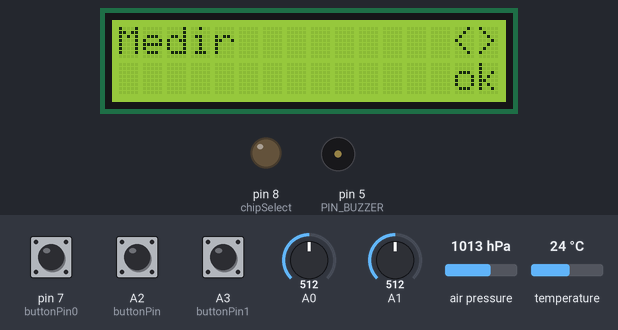
A sketch run on a simulated Arduino Uno, built with avr-gcc and run on an emulated ATmega328P. On the bench: 16×2 character LCD, output pins drawn as LEDs (lit = HIGH), buzzer (waves = sounding). The test bench sets the inputs (shaded band); at power-on: A2 (buttonPin) LOW, pin 7 (buttonPin0) LOW, A0 = 512, A1 = 512, A3 (buttonPin1) LOW, air pressure 1013 hPa, temperature 24 °C. The local clock reads 2024-03-15 10:24:30 at power-on unless the sketch sets it; storage starts empty.

Above: at 1.3 s.
1.4 s: A2 (buttonPin) pulled HIGH for 0.15 s
At 2.4 s:
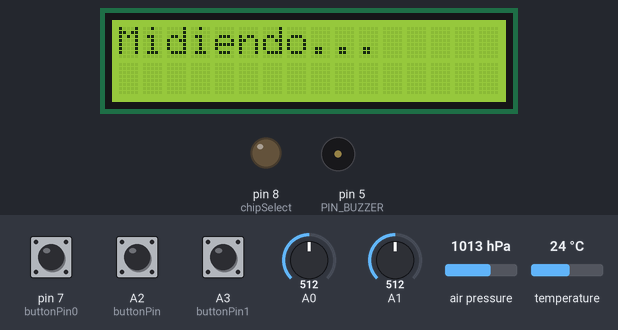
At 17.4 s:
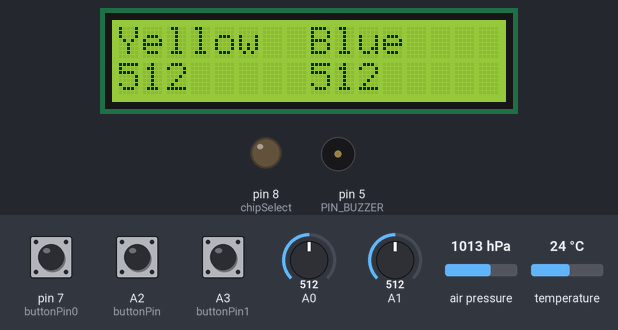
Timing chart, 0 to 18.3 s (numbered marks = the images above; inputs shaded):
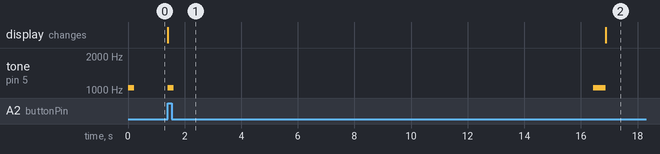

Measured:
- after the input at 1.4 s, tone on pin 5 (PIN_BUZZER): silent → 1046 Hz at once, → silent 0.22 s later, → 1046 Hz 14.8 s later, → silent 0.44 s later; the display: changes at once (image 1)

The sketch:

fotometro.ino
```cpp
// (licence header left out)
// The user can associate an ID with the prototype that is printed in each output line
#define ID 1

// Import libraries for peripherals
#include <LiquidCrystal.h> //The Arduino LiquidCrystal library
#include <SD.h> //SD library
#include <Time.h> //Time library
#include <Wire.h> //I2C library
#include <DS1307RTC.h> // RTC Library
#include <Adafruit_BMP085.h> // Adafruit's BMP085 library
#include <SPI.h> // SPI comunication library


// Initialize LCD screen
LiquidCrystal lcd(9, 10, 6, 4, 3, 2);


// Associate the buttons to arduino pins
const int buttonPin = A2;
const int buttonPin0 = 7;
const int buttonPin1 = A3;

const int chipSelect = 8;  // Datalogger pin configuration. For our model its value is fixed to 8

#define PIN_BUZZER 5  // Buzzer pin

#define TIEMPO_MEDICION 15000  // sampling time in millis

#define SEA_LEVEL_PRESSURE 101500  // Sea level prssure


// Initialize buttons
int buttonState = 0;
int buttonState0 = 0;
int buttonState1 = 0;

// Initialize file and buffer for writing
String data = "";  // Buffer for the output line
File dataFile;

// Initialize BMP085
Adafruit_BMP085 bmp;  //call to BMP 085 sensor


// Init routine ------------------------------------------------------------------
void setup()
{

  inicioBuzzer();  // Buzzer

  // Welcome screen
  lcd.begin(16, 2);
  lcd.setCursor(3,0);
  lcd.print("Fotometro");
  lcd.setCursor(2, 1);
  lcd.print("FCFM Uchile");

  setSyncProvider(RTC.get);   // Start the time object from the RTC

  // If the time does not work, an error will be displayed
  if(timeStatus()!= timeSet) {
    lcd.clear();
    lcd.home();
    lcd.print("RTC Error");
  }

  pinMode(chipSelect, OUTPUT);  // Setup Olimex-MCI datalogger

  // Init input pins
  pinMode(buttonPin, INPUT);
  pinMode(buttonPin0, INPUT);
  pinMode(buttonPin1, INPUT);

  /* Check if the SD card is present and can be initialized.
   * It it isn't working the instrument plays an error sound
   * and stops execution */
  if (!SD.begin(chipSelect)) {
    lcd.clear();//SD validation
    lcd.home();
    lcd.print("SD card Error");
    errorSD();
  }

  // If the output file does not exist, create one with header
  if(!SD.exists("DATALOG.csv")){
    File dataFile = SD.open("DATALOG.csv", FILE_WRITE);
    dataFile.println("Year,Month,Day,Hour,Minute,Second,Sens_yellow_nm,Sens_blue_nm,Temperature_C,Pressure_Pa,Altitude_m,ID");
    dataFile.close();
  }

  /* Check if the BMP 085 or 180 is present. It it isn't, print an
   * error and stop execution */
  if (!bmp.begin()) {
    lcd.clear();
    lcd.home();
    lcd.print("BMP Error");
    while (1) {
    }
  }

  // Init succesfull! Show main menu.
  lcd.clear();
  lcd.home();
  lcd.print("Medir");
  lcd.setCursor(14, 0);
  lcd.print("<>");
  lcd.setCursor(14, 1);
  lcd.print("ok");

}


// Body of the program ------------------------------------------------------------------

void loop() {

  buttonState = digitalRead(buttonPin);
  buttonState0 = digitalRead(buttonPin0);
  buttonState1 = digitalRead(buttonPin1);


  /* MEASUREMENT ROUTINE -----------------------------------------------------------------
   * If buttonPin is pushed, the photometer will begin the measurement routine
   * It samples output voltages from the LED sensor board and saves the maximum value
   * registered in TIEMPO_MEDICION sampling time */

  if (buttonState == HIGH) {

    // Emits a sound a change display to measurement state
    inicioBuzzer();
    lcd.clear();
    lcd.home();
    lcd.print("Midiendo...");

    // Open output file
    File dataFile = SD.open("DATALOG.csv", FILE_WRITE);


    if (dataFile) {

      // Print date to output file
      data += String(year()) + "," + String(month()) + "," + String(day()) + ",";
      data += String(hour()) + "," + String(minute()) + "," + String(second()) + ",";
      dataFile.print(data);
      data = "";

      // Init measurement storage variables (sensX stores current maximum and sensBuffX stores instantaneous measurement)
      int sens1 = 0;
      int sensBuff1 = 0;
      int sens2 = 0;
      int sensBuff2 = 0;

      long inicio = millis();  // Time of sampling start

      // Iterates measurements for TIEMPO_MEDICION milliseconds and stores the maximum voltage for each sensor channel
      while((millis() - inicio) < TIEMPO_MEDICION) {

        sensBuff1 = analogRead(A0);
        sensBuff2 = analogRead(A1);

        sens1 = ( sens1 < sensBuff1 ) ? sensBuff1 : sens1 ;
        sens2 = ( sens2 < sensBuff2 ) ? sensBuff2 : sens2 ;
      }

      // Register the maximum for each channel in the output file
      data =  String(sens1) + "," + String(sens2) + ",";
      dataFile.print(data);

      // Read the temperature, pressure and altitude from the BMP sensor and write these in the output file
      data = "";
      data =  doubleToString(bmp.readTemperature()) + ",";
      data += doubleToString(bmp.readPressure()) + ",";
      dataFile.print(data);

      data = "";
      data = doubleToString(bmp.readAltitude(SEA_LEVEL_PRESSURE)) + "," + ID;
      dataFile.println(data);
      data = "";

      // Close output file, play the sound for a complete measurement
      dataFile.close();
      finBuzzer();

      // Print the registered max voltage
      lcd.clear();
      lcd.home();
      lcd.print("Yellow");
      lcd.setCursor(8, 0);
      lcd.print("Blue");
      lcd.setCursor(0, 1);
      lcd.print("  ");
      lcd.setCursor(0, 1);
      lcd.print(sens1);
      lcd.print("  ");
      lcd.setCursor(8, 1);
      lcd.print(sens2);

      // Wait for another buttonPin press to return to the main screen
      while(!digitalRead(buttonPin)) {
      }

      delay(500);  // Pause before returning to the main screen
    }

    // If the file cannot be open, display an error:
    else {
      lcd.clear();
      lcd.home();
      lcd.println("TXT error");
    }

  // Reset screen to the main menu
  lcd.clear();
  lcd.home();
  lcd.print("Medir");
  lcd.setCursor(14, 0);
  lcd.print("<>");
  lcd.setCursor(14, 1);
  lcd.print("ok");

  }
  // END OF MEASUREMENT ROUTINE

  /* COMMUNICATION ROUTINE -----------------------------------------------------------------
   * If buttonPin0 is pushed, the photometer will begin the communication routine
   * The user must send any character throught the serial port to the photometer
   * to start the sending routine. In the sending routine the photometer will dump
   * the whole output file in the serial port.
  */

  else if (buttonState0 == HIGH){

    // Print connection message on screen
    lcd.clear();
    lcd.home();
    lcd.println("Conectando");

    // Open serial commumication
    Serial.begin(9600);

    // Wait for the serial port to receive any character before sending the data
    while (!Serial.available()) {
    }

    // Open the output file
    dataFile = SD.open("DATALOG.csv", FILE_READ);

     // Read each line of the output file and print them to the serial port
    if (dataFile) {
      while (dataFile.available()) {
        Serial.write(dataFile.read());
      }

      Serial.write(64);
      dataFile.close();
      lcd.clear();
      lcd.home();
      lcd.print("Medir");
      lcd.setCursor(14, 0);
      lcd.print("<>");
      lcd.setCursor(14, 1);
      lcd.print("ok");
    }
    else {
      // if the file didn't open, print an error:
      Serial.println("error opening DATALOG.csv");
    }
  }
  // END OF COMUNICATION ROUTINE

  /* TESTING ROUTINE -----------------------------------------------------------------
   * If buttonPin1 is pushed, the photometer will begin the testing routine
   * It displays in the screen the maximum value recorded by each sensor channel
   * registered during the whole testing routine instance.
   * To close this instance buttonPin1 must be pressed again. This also resets the
   * maximums registered.
  */

  else if (buttonState1 == HIGH) {

    // Change display to testing routine session
    lcd.clear();
    lcd.home();
    lcd.print("Yellow");
    lcd.setCursor(8, 0);
    lcd.print("Blue");

    // Dummy variables to store the maximum values registered
    int amarillo;
    int azul;
    int maxAmarillo = 0;
    int maxAzul = 0;

    // Protection against long presses of buttonPin1
    buttonState1 = 0;
    delay(500);

    // Iterates measurements and stores the maximum voltage for each sensor channel until buttonPin1 is pressed
    while(!digitalRead(buttonPin1)) {

      // Print the maximum of the whole instance with 300 samples between each update
      for(int i = 0; i < 300; i++) {

        amarillo = analogRead(A0);
        azul = analogRead(A1);

        maxAmarillo = ( maxAmarillo < amarillo ) ? amarillo : maxAmarillo ;
        maxAzul = ( maxAzul < azul ) ? azul : maxAzul ;
      }

      // Print max values on screen
      lcd.setCursor(0, 1);
      lcd.print(maxAmarillo);
      lcd.setCursor(8, 1);
      lcd.print(maxAzul);
    }

    // After leaving instance reset display to main menu
    delay(500);
    lcd.clear();
    lcd.home();
    lcd.print("Medir");
    lcd.setCursor(14, 0);
    lcd.print("<>");
    lcd.setCursor(14, 1);
    lcd.print("ok");
  }
}


String doubleToString(double num){
  // It receives a double number and return it as a string

  char buf[32];
  String palabra;

  dtostrf(num,4,8,buf);
  // dtostrf( [doubleVar] , [sizeBeforePoint] , [sizeAfterPoint] , [WhereToStoreIt] )
  palabra = String(buf);  // cast it to string from char
  return palabra;
}


void inicioBuzzer() {
  // Configuration for the initial sound
  tone(PIN_BUZZER, 1046, 220); //tone(pin, frecuencia, duracion (milisegundos))
}


void finBuzzer() {
  // Configuration to the final sound
  tone(PIN_BUZZER, 1046);
  delay(220);
  noTone(PIN_BUZZER);
  tone(PIN_BUZZER, 1046, 220);
  delay(220);
}


void errorSD() {
  // Sound for the SD error, puts the program into an infinite loop to cancel execution
  while(true){

    tone(PIN_BUZZER, 698);
    delay(300);
    noTone(PIN_BUZZER);

    delay(550);
  }
}
```
